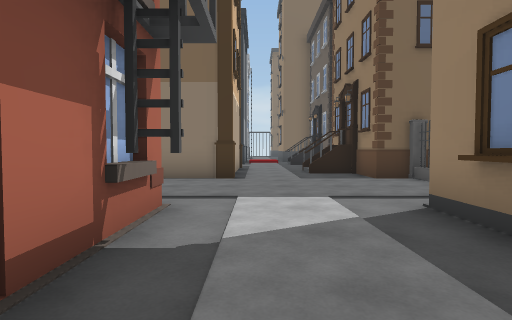
[1] (above)

24 first-person views from a walk through a scene from a Unity 3-D project. The camera is 1.3 m above the floor, tilts 2° down and sees 80° across. The floor is counted in squares, 2 m on a side. Each view is taken from the middle of a square. On the plan, view 1 faces up. The plan holds only what a view shows up to about 10 squares ahead; the rest is blank. The place goes on beyond the plan. The player is left out. Door leaves are left out, so doorways stand open.

[2]
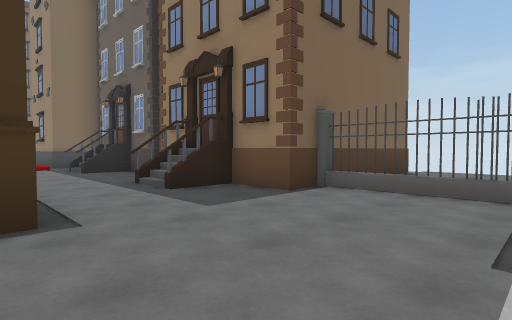

[3]
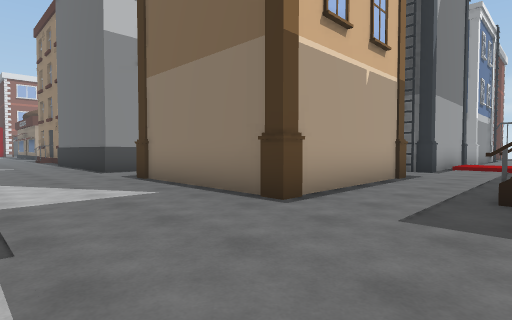

[4]
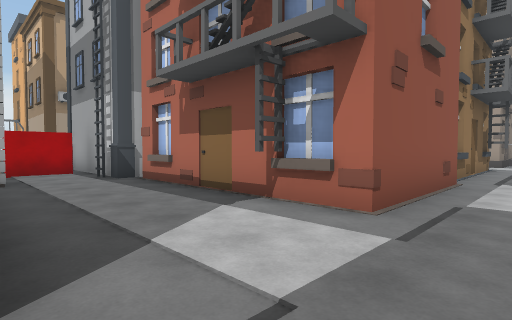

[5]
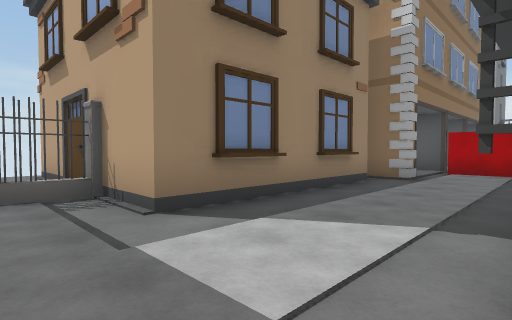

[6]
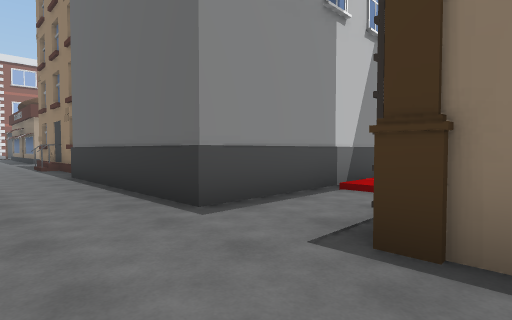

[7]
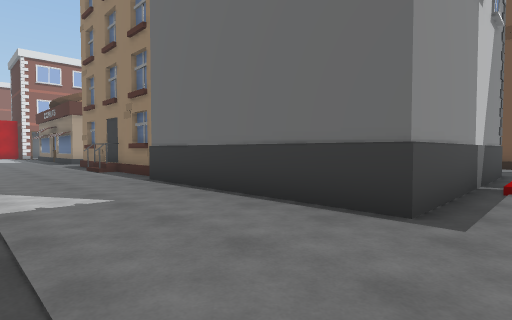

[8]
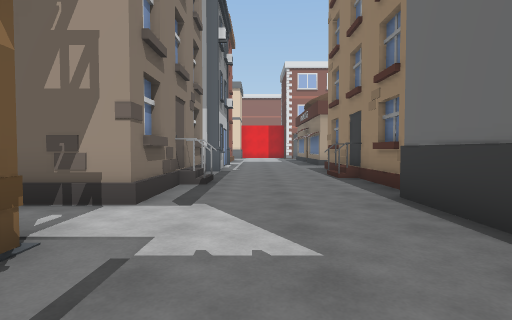

[9]
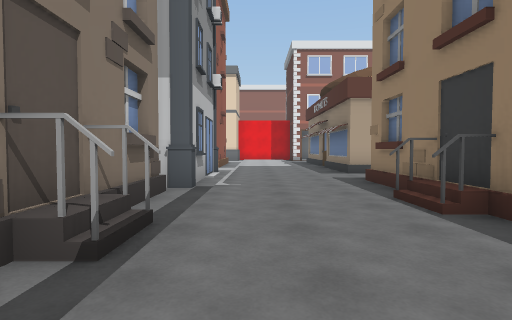

[10]
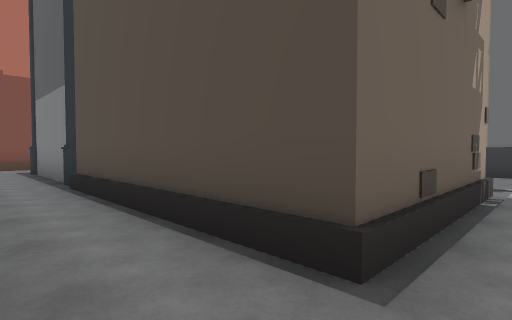

[11]
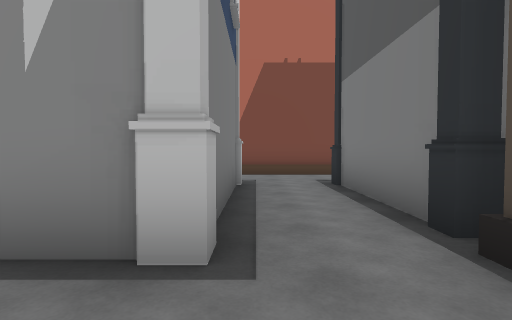

[12]
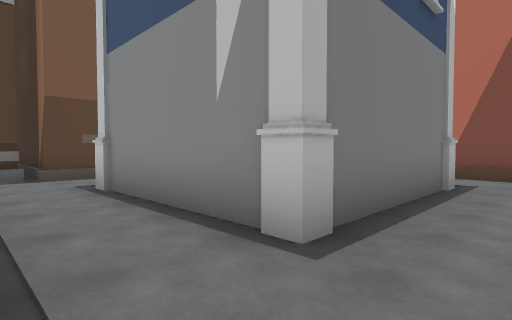

[13]
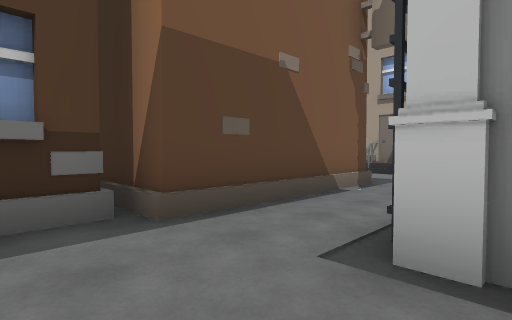

[14]
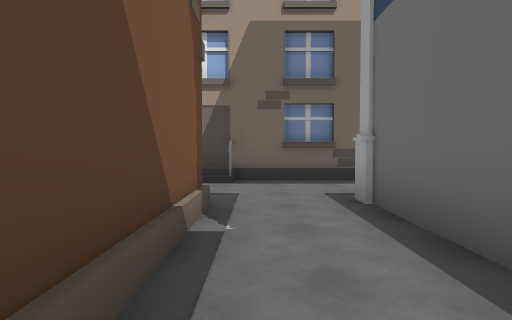

[15]
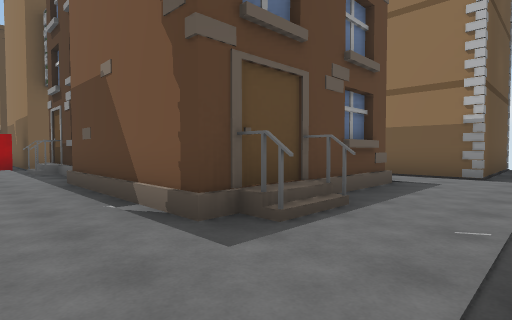

[16]
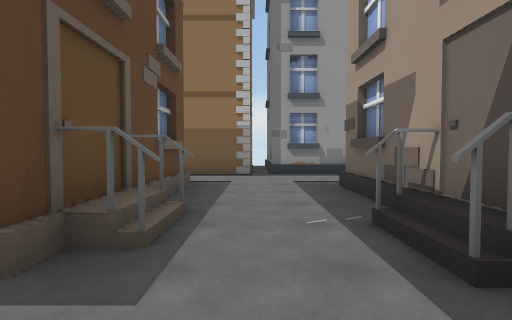

[17]
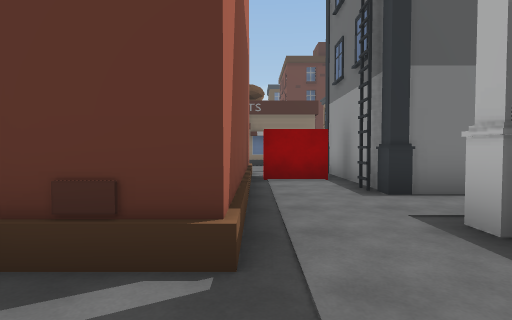

[18]
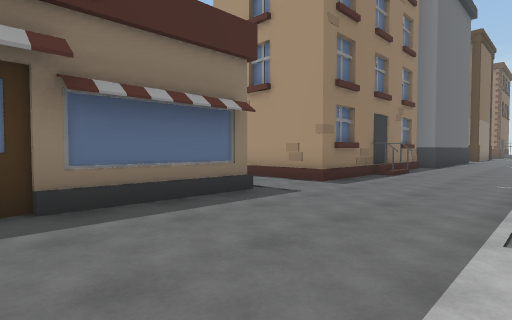

[19]
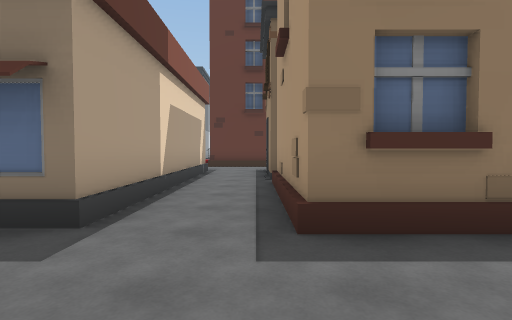

[20]
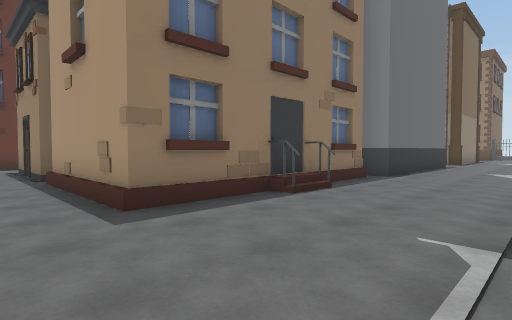

[21]
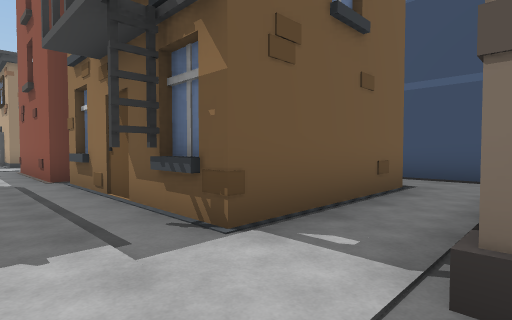

[22]
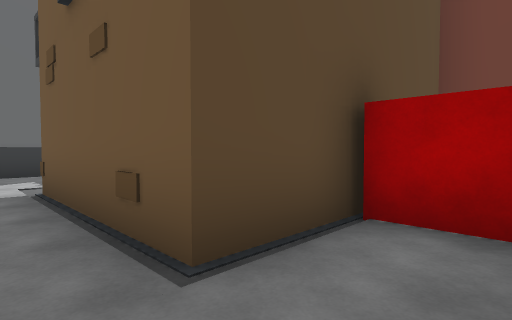

[23]
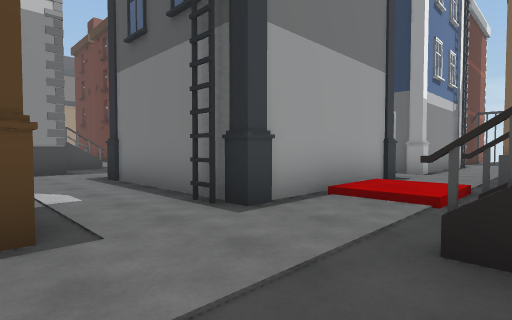

[24]
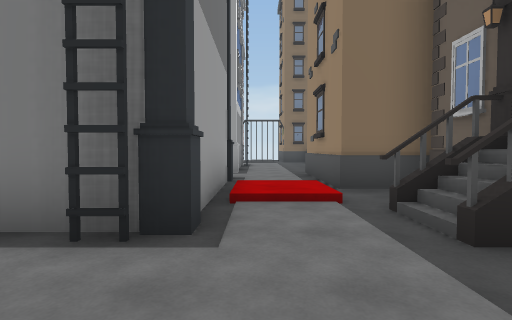

### Floor plan
Key: @ floor where view 1 was taken; # wall or solid block; x gap in a wall; . main floor; : floor 0.25 m higher than the main floor; / step, stairs or slope; O other object.
Columns run from 24 left of view 1 to 8 right of it. Each row starts with its distance up from view 1.
 17      #O                #..##
 16      .                 #:/.
 15     ..                 #//.O
 14    #..O        O...O####../O
 13    #..           O........OO
 12    #..O          O.........O
 11    #..           O O   O...O
 10    #..#          O:    #...O
  9    #..#          O.    #.. O
  8 ####..##O###O    O..   #...O
  7 ......../...OOOOOO.O####...O#OOOO
  6 ............................#  ..
  5 ............................x  ..
  4 ...O.##...O....O............OOOO.
  3  ..#    O####.####O.   O..OOOO OO
  2  .##        #.#        O..O
  1  ..##       #.#        ...O
  0  ..O###.#####.###      O@.O
 -1  ...............#      O..O
 -2  ...............#      ...#
 -3 O..#   #..             #..
 -4 ...    #..             #...
 -5  .     #..             #x##
 -6 #..O ###..             O
 -7 O.........
 -8 #............#
 -9 ##.######### #
-10 #O.##   #
-11 #...#   #
-12 #...#   #
-13 ....#
-14 .....
-15 .O.##
-16   .
-17   #       O
-18           O

Positions as (right, up) in squares from view 1, and headings:
1: (0, 0), facing up
2: (-1, 4), facing up-right
3: (2, 4), facing up-left
4: (2, 5), facing down-left
5: (-1, 5), facing down-right
6: (-4, 5), facing up-left
7: (-6, 4), facing up-left
8: (-8, 5), facing left
9: (-12, 5), facing left
10: (-11, -2), facing up-left
11: (-15, -2), facing left
12: (-15, -1), facing down-left
13: (-15, -6), facing down-left
14: (-17, -8), facing left
15: (-23, -7), facing down-right
16: (-22, -7), facing down
17: (-23, -5), facing up
18: (-24, 4), facing up-right
19: (-19, 5), facing up
20: (-20, 4), facing up-right
21: (-12, 5), facing down-right
22: (-11, -2), facing up-right
23: (2, 11), facing up-left
24: (0, 11), facing up
